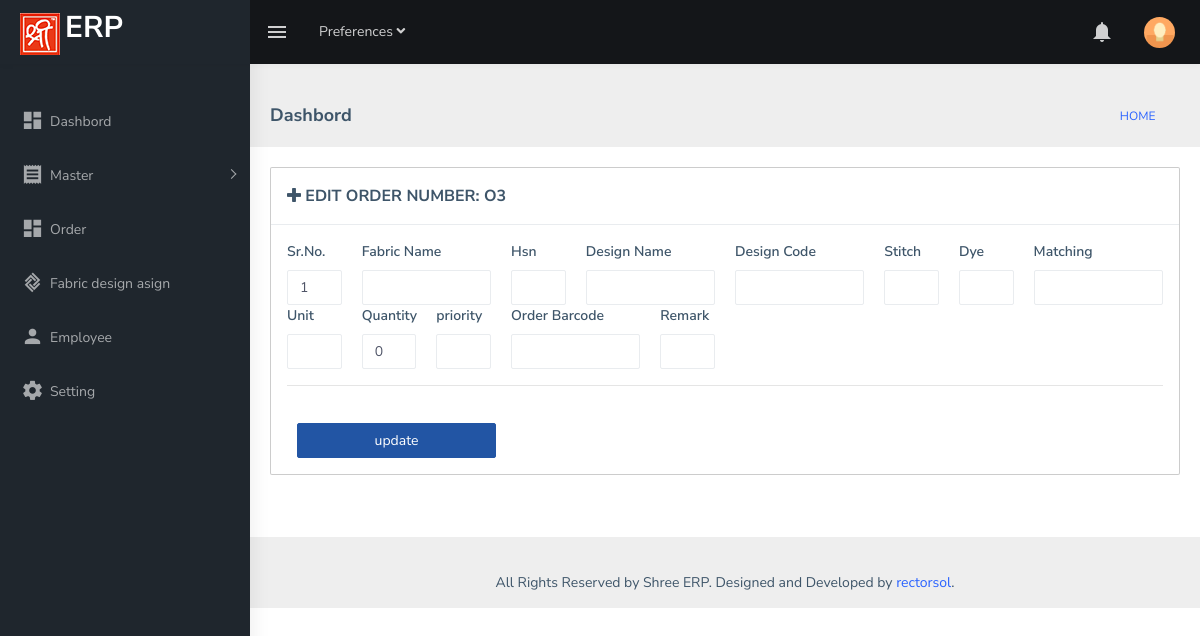
The app's page /admin/Orders/edit_order_product_details/O3 with its own data.
### tables this page shows
CREATE TABLE `order_product` (
  `id` int(11) NOT NULL,
  `product_order_id` varchar(64) NOT NULL,
  `order_id` varchar(32) NOT NULL,
  `series_number` varchar(20) NOT NULL,
  `unit` varchar(20) NOT NULL,
  `quantity` int(11) NOT NULL,
  `priority` varchar(50) NOT NULL,
  `order_barcode` varchar(30) NOT NULL,
  `remark` varchar(20) NOT NULL,
  `design_code` varchar(50) NOT NULL,
  `fabric_name` varchar(30) NOT NULL,
  `hsn` varchar(30) NOT NULL,
  `design_name` varchar(30) NOT NULL,
  `stitch` varchar(30) NOT NULL,
  `dye` varchar(30) NOT NULL,
  `matching` varchar(30) NOT NULL,
  `status` enum('PENDING','CANCEL','INPROCESS','DONE') NOT NULL DEFAULT 'PENDING',
  `last_update` timestamp NOT NULL DEFAULT current_timestamp(),
  `deleted` tinyint(1) NOT NULL DEFAULT 0
);

### application/controllers/admin/Orders.php (called while the page is built, shortened)
<?php if ( ! defined('BASEPATH')) exit('No direct script access allowed');
class Orders extends CI_Controller {
public function __construct(){
     $this->load->model('common_model');
     $this->load->model('login_model');
     $this->load->model('Orders_model');;
     $this->load->library('barcode');
   $this->load->library('pdf');
  }
    public function edit_order_product_details($order_id)
        {
            $data=array();
            $data['name']='Order List';
            $data['order_data']=$this->Orders_model->get_order_product($order_id);
            $data['main_content'] = $this->load->view('admin/order/edit_order_details', $data, TRUE);
            $this->load->view('admin/index', $data);
        }
    }

### index.php (called while the page is built, shortened)
<?php
require_once BASEPATH.'core/CodeIgniter.php';

### application/models/Orders_model.php (called while the page is built, shortened)
<?php
	class Orders_model extends CI_Model {
		public function get_order_product($order_id)
		{
			$this->db->select('*');
			$this->db->from('order_product');
			$this->db->where('product_order_id', $order_id);
			$query = $this->db->get();
			$query = $query->row();
			return $query;
		}
}

### application/views/admin/order/edit_order_details.php (the view, shortened to what this page needs)
<div class="row">
  <div class="col-md-12">
    <div class="card">
      <div class="card-body">
        <form method="post" id="" action="<?php echo base_url('admin/Orders/edit_order_product/').$order_data->product_order_id?>">
          <div class="modal-content">
            <div class="modal-header">
              <h5 class="modal-title"><i class="fa fa-plus"></i> EDIT ORDER NUMBER: <?php echo $order_data->product_order_id ?></h5>
            </div>
            <div class="modal-body">
              <div class="row overflow-auto">
                <div class="col-md-1">
                  <label>Sr.No.</label>
                  <input type="text" class="form-control" name="series_number" value="<?php echo $order_data->series_number;?>" id="">
                </div>
                <div class="col-md-2">
                  <label>Fabric Name</label>
                  <input type="text"  class="form-control" name="fabric_name" value="<?php echo $order_data->fabric_name;?>">
                </div>
                <div class="col-md-1">
                  <label>Hsn</label>
                  <input type="text" class="form-control" name="hsn" value="<?php echo $order_data->hsn;?>">
                </div>
                <div class="col-md-2">
                  <label>Design Name</label>
                  <input type="text" class="form-control"  name="design_name" value="<?php echo $order_data->design_name;?>">
                </div>
                <div class="col-md-2">
                  <label>Design Code</label>
                  <input type="text" class="form-control" name="design_code"  value="<?php echo $order_data->design_code;?>">
                </div>
                <div class="col-md-1">
                  <label>Stitch</label>
                  <input type="text" class="form-control"  name="stitch" value="<?php echo $order_data->stitch;?>">
                </div>
                <div class="col-md-1">
                  <label>Dye</label>
                  <input type="text" class="form-control" name="dye" value="<?php echo $order_data->dye;?>">
                </div>
                <div class="col-md-2">
                  <label>Matching</label>
                  <input type="text" class="form-control" name="matching" value="<?php echo $order_data->matching;?>">
                </div>
                <div class="col-md-1">
                  <label>Unit</label>
                  <input type="text" name="unit" class="form-control" value="<?php echo $order_data->unit;?>">
                </div>
                <div class="col-md-1">
                  <label>Quantity</label>
                  <input type="text" class="form-control" name="quantity" value="<?php echo $order_data->quantity;?>">
                </div>
                <div class="col-md-1">
                  <label>priority</label>
                  <input type="text" class="form-control" name="priority" value="<?php echo $order_data->priority;?>">
                </div>
                <div class="col-md-2">
                  <label>Order Barcode</label>
                  <input type="text" class="form-control" name="order_barcode" value="<?php echo $order_data->order_barcode;?>">
                </div>
                <div class="col-md-1">
                  <label>Remark</label>
                  <input type="text" class="form-control" name="remark" value="<?php echo $order_data->remark;?>">
                </div>
              </div>
              <hr>
              <div class="col-md-3 align-center"><br>
                <input type="submit"  id="order_btn2" class="btn btn-info btn-block" value="update " />
              </div>
            </div>
          </div>
        </form><br><br>
      </div>
    </div>
  </div>
</div>

### records on screen
order_product: product_order "O3", series_number "1", quantity "0"
